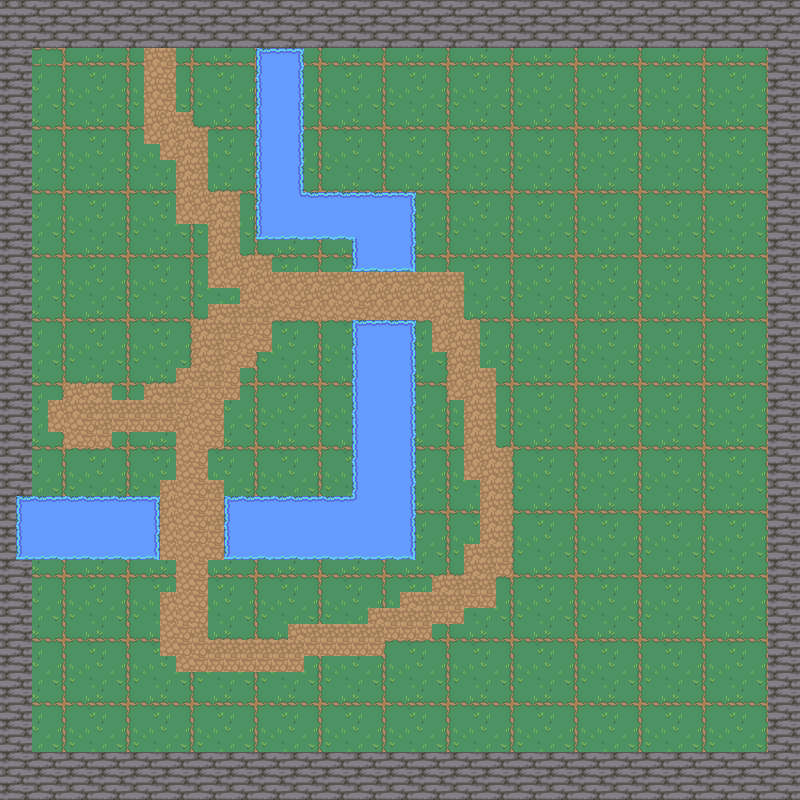

A 2D game scene composited from a Tiled map and its tileset images. What follows is a short description and the map's XML, with each tile layer's data collapsed to a summary:
An orthogonal 50x50 tile map with 16x16 px tiles, 4 tile layers (background, walls, water, path) and 11 objects (10x collision, Player).

<map version="1.8" tiledversion="1.8.2" orientation="orthogonal" renderorder="right-down" width="50" height="50" tilewidth="16" tileheight="16" infinite="0" nextlayerid="6" nextobjectid="14">
 <tileset firstgid="1" source="../tuto graven/nature.tsx" />
 <layer id="1" name="background" width="50" height="50">
  <data>[2500 cells, 2500 non-empty, 16 distinct tile ids]</data>
 </layer>
 <layer id="2" name="walls" width="50" height="50">
  <data>[2500 cells, 476 non-empty, 4 distinct tile ids]</data>
 </layer>
 <layer id="3" name="water" width="50" height="50">
  <data>[2500 cells, 221 non-empty, 27 distinct tile ids]</data>
 </layer>
 <layer id="4" name="path" width="50" height="50">
  <data>[2500 cells, 263 non-empty, 4 distinct tile ids]</data>
 </layer>
 <objectgroup id="5" name="Objects">
  <object id="1" name="Player" x="254.688" y="296.304">
   <point />
  </object>
  <object id="3" type="collision" x="0" y="0" width="800" height="48" />
  <object id="4" type="collision" x="767" y="47" width="34" height="752" />
  <object id="5" type="collision" x="-1" y="754" width="803" height="46" />
  <object id="6" type="collision" x="-1" y="1" width="35" height="800" />
  <object id="7" type="collision" x="256" y="49" width="48" height="190" />
  <object id="8" type="collision" x="302" y="193" width="112" height="46" />
  <object id="10" type="collision" x="351" y="193" width="63" height="79" />
  <object id="11" type="collision" x="351" y="319" width="65" height="239" />
  <object id="12" type="collision" x="224" y="496" width="192" height="62" />
  <object id="13" type="collision" x="16" y="495" width="144" height="67" />
 </objectgroup>
</map>
